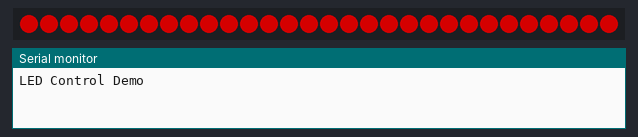
The program below on a simulated ESP8266 (NodeMCU). Parts: 30 RGB LEDs in strip order, left to right, the last lines printed to the serial monitor. Dim RGB values are drawn brighter than linear; random numbers use the default seed unless the program sets one.

Above: at 0.1 s.
At 5.1 s:
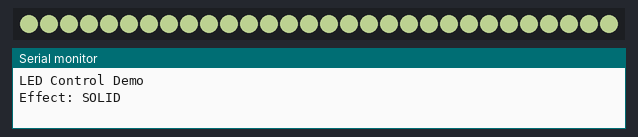
At 14.1 s:
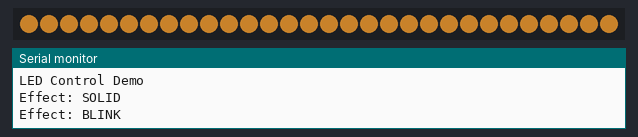
At 18.19 s:
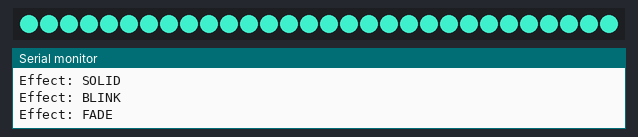
At 22.27 s:
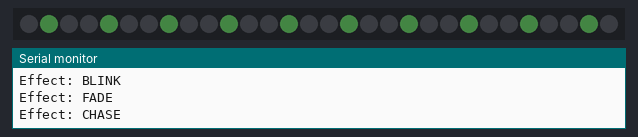
At 30.1 s:
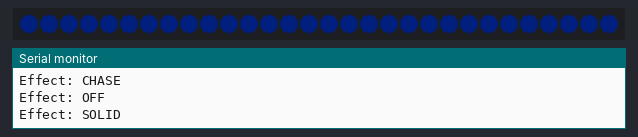

The program:

main.cpp
```cpp
#include <Arduino.h>
#include "led_control.h"

LEDControl ledControl;

void setup() {
    Serial.begin(115200);
    Serial.println("LED Control Demo");

    ledControl.begin();

    // Demo: Bật LED với màu đỏ
    ledControl.setPower(true);
    ledControl.setColor(255, 0, 0);  // Màu đỏ
    ledControl.setBrightness(128);   // 50% độ sáng
    ledControl.setEffect(EFFECT_SOLID);
}

void loop() {
    static uint32_t lastChange = 0;
    static uint8_t currentEffect = 0;

    // Cập nhật LED
    ledControl.update();

    // Mỗi 5 giây chuyển hiệu ứng
    if (millis() - lastChange >= 5000) {
        lastChange = millis();

        // Chuyển qua hiệu ứng tiếp theo
        currentEffect = (currentEffect + 1) % 5;
        ledControl.setEffect((EffectMode)currentEffect);

        // Đổi màu ngẫu nhiên
        ledControl.setColor(
            random(256),  // R
            random(256),  // G
            random(256)   // B
        );

        // In thông tin hiệu ứng hiện tại
        Serial.print("Effect: ");
        switch (currentEffect) {
            case EFFECT_OFF:    Serial.println("OFF"); break;
            case EFFECT_SOLID:  Serial.println("SOLID"); break;
            case EFFECT_BLINK:  Serial.println("BLINK"); break;
            case EFFECT_FADE:   Serial.println("FADE"); break;
            case EFFECT_CHASE:  Serial.println("CHASE"); break;
        }
    }
} 
```

led_control.cpp
```cpp
#include "led_control.h"

LEDControl::LEDControl() {
    currentMode = EFFECT_OFF;
    brightness = 255;
    currentColor = CRGB::Black;
    lastUpdate = 0;
    effectStep = 0;
}

void LEDControl::begin() {
    FastLED.addLeds<LED_TYPE, LED_PIN, COLOR_ORDER>(leds, NUM_LEDS);
    FastLED.setBrightness(brightness);
    FastLED.clear();
    FastLED.show();
}

void LEDControl::update() {
    uint32_t now = millis();

    // Cập nhật hiệu ứng mỗi 20ms
    if (now - lastUpdate >= 20) {
        lastUpdate = now;
        updateEffect();
        FastLED.show();
    }
}

void LEDControl::updateEffect() {
    switch (currentMode) {
        case EFFECT_OFF:
            FastLED.clear();
            break;

        case EFFECT_SOLID:
            fill_solid(leds, NUM_LEDS, currentColor);
            break;

        case EFFECT_BLINK:
            if (effectStep < 25) {  // 500ms on
                fill_solid(leds, NUM_LEDS, currentColor);
            } else {                // 500ms off
                FastLED.clear();
            }
            effectStep = (effectStep + 1) % 50;
            break;

        case EFFECT_FADE:
            {
                uint8_t brightness = (effectStep < 128) ? effectStep * 2 : (255 - effectStep) * 2;
                fill_solid(leds, NUM_LEDS, currentColor);
                FastLED.setBrightness(brightness);
                effectStep = (effectStep + 1) % 256;
            }
            break;

        case EFFECT_CHASE:
            {
                FastLED.clear();
                for (int i = 0; i < NUM_LEDS; i += 3) {
                    int pos = (i + effectStep) % NUM_LEDS;
                    leds[pos] = currentColor;
                }
                effectStep = (effectStep + 1) % NUM_LEDS;
            }
            break;
    }
}

void LEDControl::setPower(bool on) {
    if (!on) {
        currentMode = EFFECT_OFF;
        FastLED.clear();
        FastLED.show();
    } else if (currentMode == EFFECT_OFF) {
        currentMode = EFFECT_SOLID;
    }
}

void LEDControl::setBrightness(uint8_t newBrightness) {
    brightness = newBrightness;
    FastLED.setBrightness(brightness);
}

void LEDControl::setColor(uint8_t r, uint8_t g, uint8_t b) {
    currentColor = CRGB(r, g, b);
}

void LEDControl::setEffect(EffectMode mode) {
    currentMode = mode;
    effectStep = 0;
    if (mode == EFFECT_OFF) {
        FastLED.clear();
        FastLED.show();
    }
}

bool LEDControl::isOn() {
    return currentMode != EFFECT_OFF;
}

uint8_t LEDControl::getBrightness() {
    return brightness;
}

CRGB LEDControl::getColor() {
    return currentColor;
}

EffectMode LEDControl::getEffect() {
    return currentMode;
} 
```

led_control.h
```cpp
#ifndef LED_CONTROL_H
#define LED_CONTROL_H

#include <FastLED.h>

// Cấu hình LED
#define LED_PIN     2    // Chân GPIO kết nối với LED
#define NUM_LEDS    30   // Số lượng LED trong chuỗi
#define LED_TYPE    WS2812B
#define COLOR_ORDER GRB

// Các chế độ hiệu ứng
enum EffectMode {
    EFFECT_OFF = 0,
    EFFECT_SOLID,    // Màu đơn
    EFFECT_BLINK,    // Nhấp nháy
    EFFECT_FADE,     // Fade in/out
    EFFECT_CHASE     // Chạy đuổi
};

class LEDControl {
private:
    CRGB leds[NUM_LEDS];
    EffectMode currentMode;
    uint8_t brightness;
    CRGB currentColor;
    uint32_t lastUpdate;
    uint8_t effectStep;

    void updateEffect();

public:
    LEDControl();
    void begin();
    void update();

    // Điều khiển cơ bản
    void setPower(bool on);
    void setBrightness(uint8_t brightness);
    void setColor(uint8_t r, uint8_t g, uint8_t b);
    void setEffect(EffectMode mode);

    // Lấy trạng thái
    bool isOn();
    uint8_t getBrightness();
    CRGB getColor();
    EffectMode getEffect();
};

#endif 
```

Measured:
- what the display in image 0 shows lasts 5.0 s, from 0.0 s to 5.0 s
- what the display in image 2 shows lasts 0.5 s, from 14.0 s to 14.5 s
